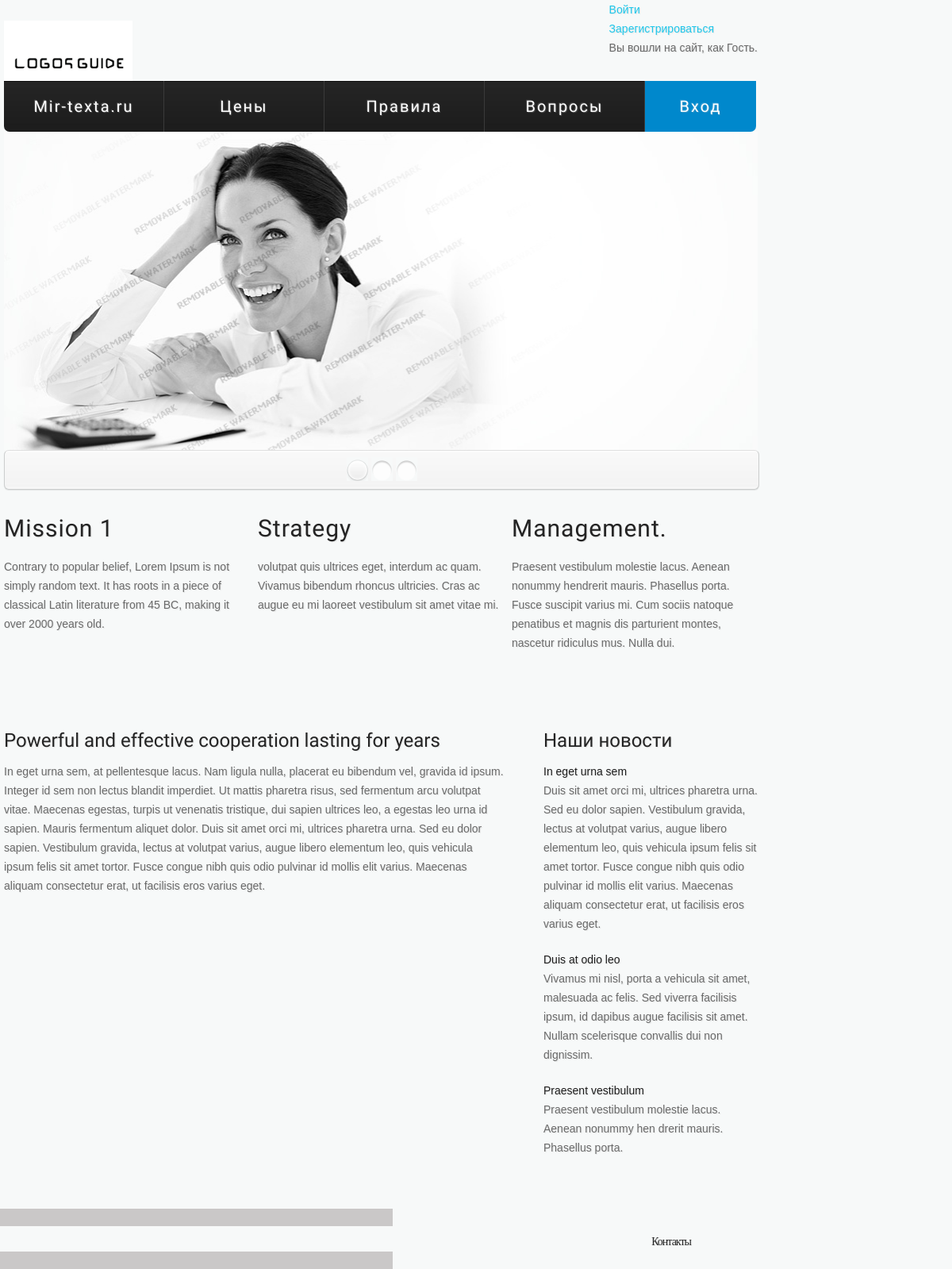
Before: / with the older database file.
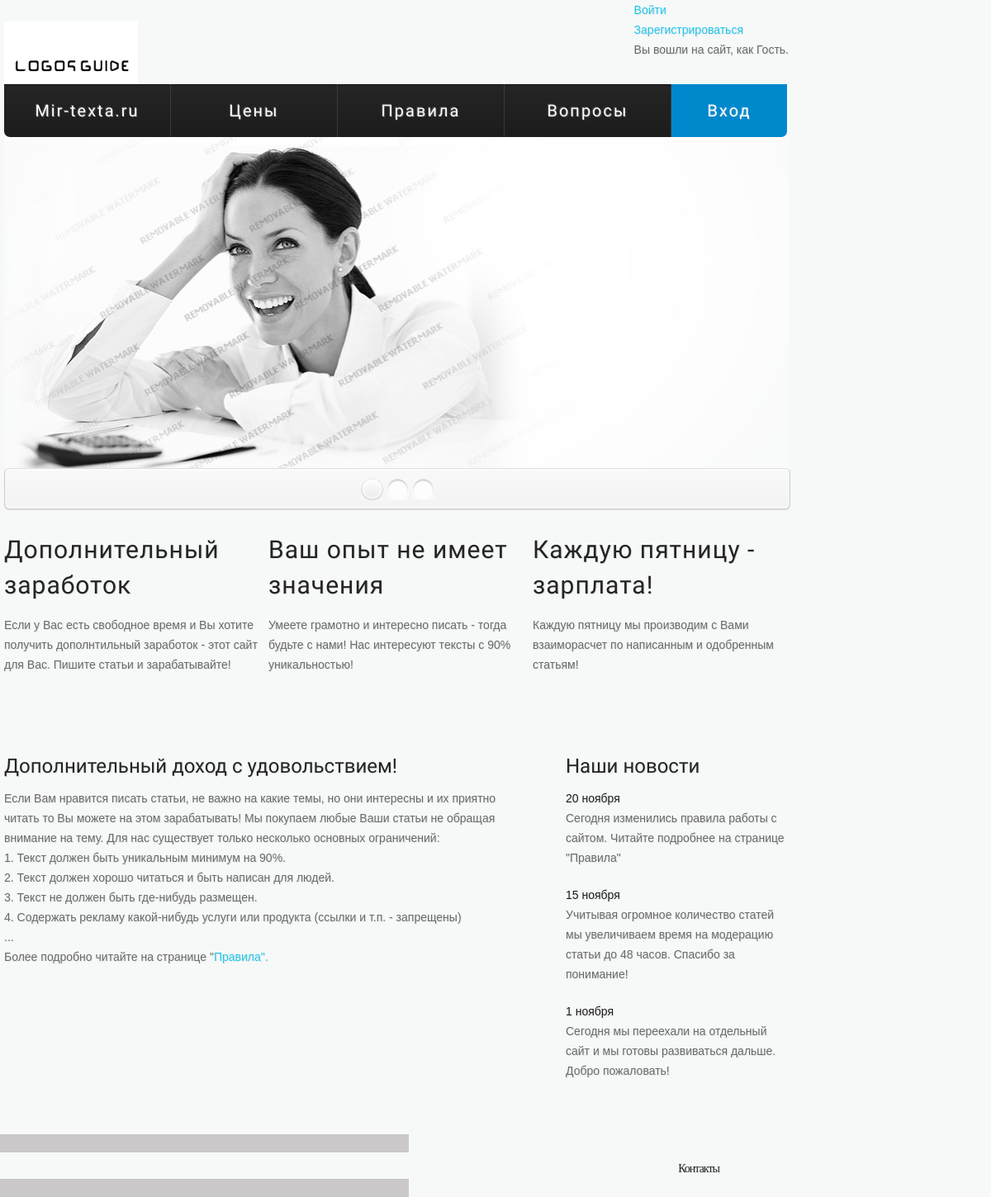
After: the same page with the newer database file.
### tables this page shows
CREATE TABLE IF NOT EXISTS `section_data` (
  `id` int(5) NOT NULL AUTO_INCREMENT,
  `title` varchar(255) NOT NULL,
  `text` text NOT NULL,
  PRIMARY KEY (`id`)
);

CREATE TABLE IF NOT EXISTS `top_new` (
  `id` int(5) NOT NULL AUTO_INCREMENT,
  `title` varchar(255) NOT NULL,
  `text` text NOT NULL,
  `image` varchar(255) NOT NULL,
  PRIMARY KEY (`id`)
);

CREATE TABLE IF NOT EXISTS `news` (
  `id` int(5) NOT NULL AUTO_INCREMENT,
  `title` varchar(255) NOT NULL,
  `text` text NOT NULL,
  `date` date NOT NULL,
  `image` varchar(255) NOT NULL,
  PRIMARY KEY (`id`)
);

### model/pageFormation.php (the view, shortened to what this page needs)
<?php
class pageFormation {
    public function getThesis($var)
    {
        $section_query = "SELECT title,text FROM section_data";
        $section_result = mysql_query($section_query);
        while ($section_row = mysql_fetch_array($section_result)) {
            $section_exit[] = "<h2>".$section_row[0]."</h2>".
                              "<p>".$section_row[1]."</p>";
        }
        return $section_exit[$var];
    }
    public function getTopNews()
    {
        $top_news_query = "SELECT title,text,image FROM top_new";
        $top_news_result = mysql_query($top_news_query);
        $top_news_row = mysql_fetch_array($top_news_result);
        $top_news_exit =                          "<h3 class='pad1'>".$top_news_row[0]."</h3>".
                         "<p>".$top_news_row[1]."</p>";
        return $top_news_exit;
    }
    public function getNews()
    {
        $news_query = "SELECT id,image,title,text FROM news ORDER BY id DESC LIMIT 3";
        $news_result = mysql_query($news_query);
        while ($news_row = mysql_fetch_array($news_result)) {
            $news_exit[] = "<div class='news'>".
                                "<div class='extra-wrap'>".
                                    "<a href='index.php?news_id=$news_row[0]#$news_row[0]' class='link'>".$news_row[2]."</a>".
                                    "<p>".$news_row[3]."</p>".
                                "</div>".
                           "</div>";
        }
        return $news_exit;
    }
}
?>

### index.php (shortened to what this page needs)
<?php
require_once "model/pageFormation.php";
?>
<!DOCTYPE html>
<html>
    <head>
        <link rel="stylesheet" href="css/reset.css" type="text/css" media="screen">
        <link rel="stylesheet" href="css/style.css" type="text/css" media="screen">
    </head>
    <body>
    <div class="bg-top">
            <?php
            if (!isset($news_id) and !isset ($articles_id)) {
                include 'blocks/block_header_index.php';
            } else {
                include 'blocks/block_header.php';
            }
            if (isset($news_id)) {
                include 'blocks/block_news.php';
            }
            elseif (isset($articles_id)) {
                include 'blocks/block_articles.php';
            } else {
                include 'blocks/block_section.php';
                include 'blocks/block_aside.php';
            }
            include 'blocks/block_footer.php';
            ?>
        </div>
    </body>
</html>

### blocks/block_header_index.php (shortened to what this page needs)
<header>
    <div class=" container_24">
        <div class="grid_24">
                <div class="wrapper">
                <h1><a href="index.php" id="logo_bar"><img src="images/logotype.jpg" width="200px"></a></h1>
                <div class="fright">
                <?php
                if (empty($_SESSION['email']) or empty($_SESSION['id'])) {
                    echo "<a href='./cabinet.php?action=enter'>Войти</a><br>";
                    echo "<a href='./cabinet.php?action=registration'>Зарегистрироваться</a><br>";
                    echo "Вы вошли на сайт, как Гость.";
                } else {
                    echo "Вы вошли на сайт, как ".$_SESSION['email']."<br><a href='./cabinet.php?action=cabinet'>В кабинет</a><br>";
                    echo "<a href='./cabinet.php?action=exit'>Выйти</a>";
                }
                ?>
                </div>
            </div>
            <nav class="main_menu">
                <ul class="sf-menu">
                    <li><a href="index.php">Mir-texta.ru</a></li>
                    <li><a href="index.php?articles_id=1">Цены</a></li>
                    <li><a href="about.php">Правила</a></li>
                    <li><a href="faq.php">Вопросы</a></li>
                    <li class="last"><a href="cabinet.php?action=enter">Вход</a></li>
                </ul>
            </nav>
            <?php include 'blocks/block_slideshow.php'; ?>
        </div>
    </div>
</header>

### blocks/block_slideshow.php (shortened to what this page needs)
<div class="slider">
    <div class="flexslider">
        <ul class="slides">
            <li>
                <img src="./images/slideshow/slide1.jpg" alt="">
            </li>
        </ul>
    </div>
</div>

### blocks/block_section.php
<?php $section = new pageFormation(); ?>
<section class="padcontent">
    <div class="container_24">
        <div class="wrapper">
            <div class="grid_8">
                <?php echo $section->getThesis(0); ?>
            </div>
            <div class="grid_8">
                <?php echo $section->getThesis(1); ?>
            </div>
            <div class="grid_8">
                <?php echo $section->getThesis(2); ?>
            </div>
        </div>
    </div>
</section>

### blocks/block_aside.php
<?php $aside = new pageFormation(); ?>
<aside class="bg2">
    <div class="container_24">
        <div class="wrapper">
            <div class="grid_16 suffix_1">
                <div class="wrapper">
                    <?php echo $aside->getTopNews(); ?>
                </div>
            </div>
            <div class="grid_7 padRT">
                <h3>Наши новости</h3>
                    <?php
                    foreach ($aside->getNews() as $k => $news) {
                        echo $news;
                    }
                    ?>
            </div>
        </div>
    </div>
</aside>

### blocks/block_footer.php (shortened to what this page needs)
<footer>
    <div class=" container_24">
        <div class="wrapper">
            <div class="grid_24">
                <ul class="social">
                    <li>Контакты</li>
                </ul>
            </div>
        </div>
    </div>
</footer>

### css/style.css (style rules this page uses)
body { background:#e3e3e3;font:14px/24px Tahoma, Helvetica, sans-serif;color:#6A6A6A;position:relative;min-width:320px;-webkit-text-size-adjust: none; }
html,body { height:100%; text-shadow:-1px -1px 1px rgba(255,255,255,0.2), 1px 1px 1px rgba(255,255,255,0.2), 1px 1px 1px rgba(0,0,0,0.1); }
p { padding-bottom:24px;z-index: 01; }
a { color:#1ec7eb;outline:none;cursor:pointer;text-decoration:none; }
h1,h2,h3,h4,h5,h6 { line-height:1.2em;color:#212121; font-weight:normal; }
h1 { font-size:30px; }
h2 { font-size:30px; color:#242424; letter-spacing:1px;line-height:43px; padding-bottom:15px;font-family: 'Lobster', cursive; }
h3 { font-size:24px; line-height:30px;color:#242424; font-family:'Lobster', sans-serif; padding-bottom:12px; }
img { max-width:100%; height:auto; }
.bg-top { width:100%; background:#f7f9f9 url(../images/top-bg.png) 50% 0 no-repeat; }
.wrapper { width:100%;overflow:hidden;position:relative; }
.extra-wrap { overflow:hidden;display:block; }
.fright { float:right }
header h1 { float:left; padding:26px 0 0 0; font:12px/24px Arial, Helvetica, sans-serif; }
header h1 a { display:inline-block; width:162px; height:76px; }
.slider { width:100%;position:relative; z-index:1; margin:0 auto; height:451px; }
.flexslider { width: 100%; margin: 0; }
.flexslider .slides > li { display: none; }
.flexslider .slides img { max-width: 100%; display: block; }
.slides:after { content: "."; display: block; clear: both; visibility: hidden; line-height: 0; height: 0; }
section.padcontent { padding:27px 0 22px; }
aside.bg2 { width:100%; padding:50px 0 44px 0; }
.news { position:relative; overflow:hidden; }
.news p { padding-bottom:21px }
.link { font:14px/24px Arial, Helvetica, sans-serif; color:#1d1d1d; }
footer { padding:22px 0;font:14px/24px Arial, Helvetica, sans-serif; color:#1d1d1d; }
.social { float:right; position:relative; overflow:hidden; padding:2px 65px 0 0; }
.social li { float:left; margin-left:4px; }
.social li:first-child { font:14px/25px 'Merienda One', cursive; color:#242424; letter-spacing:-1px; padding:5px 7px 0 0; }
.pad1 { padding:0 70px 12px 0; }
footer { padding:22px 0;font:14px/24px Arial, Helvetica, sans-serif; color:#1d1d1d; background:#CAC8C8; }

### css/skeleton.css (style rules this page uses)
.container_24 { position: relative; width: 960px; margin: 0 auto; padding: 0; }
.grid_1, .grid_2, .grid_3, .grid_4, .grid_5, .grid_6, .grid_7, .grid_8, .grid_9, .grid_10, .grid_11, .grid_12, .grid_13, .grid_14, .grid_15, .grid_16, .grid_17, .grid_18, .grid_19, .grid_20, .grid_21, .grid_22, .grid_23, .grid_24 { float: left; display: inline; margin-left:5px; margin-right:5px; }
.container_24 .grid_7 { width: 270px; }
.container_24 .grid_8 { width: 310px; }
.container_24 .grid_16 { width: 630px; }
.container_24 .grid_24 { width: 950px; }
.container_24 .suffix_1 { padding-right:40px; }
.suffix_1 { padding-right:40px; }
.container_24:after { content: "\0020"; display: block; height: 0; clear: both; visibility: hidden; }

### css/superfish.css (style rules this page uses)
.sf-menu, .sf-menu * { margin:0;padding:0;list-style:none; }
.sf-menu li { position:relative; float:left; font:20px 'Scada', sans-serif; text-transform:none;letter-spacing: 2px; width:201px; border-left:1px solid #3a3a3a; }
.sf-menu li:first-child { border:none; }
.sf-menu li.last { width:140px; }
.sf-menu li a { display:block; background:url(../images/nav-tail.jpg) 0 0 repeat-x #0d0d0d; color:#fff; padding:20px 0 20px; text-align:center; }
.sf-menu li:first-child a { border-radius:0px 0 0 7px; }
.sf-menu li.last a { border-radius:0 0px 7px 0; background: #0088CC; }

Changed rows visible on the page:
changed section_data: title "Mission 1" → "Дополнительный заработок"; text "Contrary to popular belief, Lorem Ipsum is not simply random text. It has roots in a piece of classical Latin literature from 45 BC, making it over 2000 years old." → "Если у Вас есть свободное время и Вы хотите получить дополнтильный заработок - этот сайт для Вас. Пишите статьи и зарабатывайте!"
changed section_data: title "Strategy" → "Ваш опыт не имеет значения"; text "volutpat quis ultrices eget, interdum ac quam. Vivamus bibendum rhoncus ultricies. Cras ac augue eu mi laoreet vestibulum sit amet vitae mi." → "Умеете грамотно и интересно писать - тогда будьте с нами! Нас интересуют тексты с 90% уникальностью!"
changed section_data: title "Management." → "Каждую пятницу - зарплата!"; text "Praesent vestibulum molestie lacus. Aenean nonummy hendrerit mauris. Phasellus porta. Fusce suscipit varius mi. Cum sociis natoque penatibus et magnis dis parturient montes, nascetur ridiculus mus. Nulla dui." → "Каждую пятницу мы производим с Вами взаиморасчет по написанным и одобренным статьям!"
changed top_new: title "Powerful and effective cooperation lasting for years" → "Дополнительный доход с удовольствием!"; text "In eget urna sem, at pellentesque lacus. Nam ligula nulla, placerat eu bibendum vel, gravida id ipsum. Integer id sem non lectus blandit imperdiet. Ut mattis pharetra risus, sed fermentum arcu volutpat vitae. Maecenas egestas, turpis ut venenatis tristique, dui sapien ultrices leo, a egestas leo urna id sapien. Mauris fermentum aliquet dolor. Duis sit amet orci mi, ultrices pharetra urna. Sed eu dolor sapien. Vestibulum gravida, lectus at volutpat varius, augue libero elementum leo, quis vehicula ipsum felis sit amet tortor. Fusce congue nibh quis odio pulvinar id mollis elit varius. Maecenas aliquam consectetur erat, ut facilisis eros varius eget." → "Если Вам нравится писать статьи, не важно на какие темы, но они интересны и их приятно читать то Вы можете на этом зарабатывать! Мы покупаем любые Ваши статьи не обращая внимание на тему. Для нас существует только несколько основных ограничений: 1. Текст должен быть уникальным минимум на 90%. 2. Текст должен хорошо читаться и быть написан для людей. 3. Текст не должен быть где-нибудь размещен. 4. Содержать рекламу какой-нибудь услуги или продукта (ссылки и т.п. - запрещены) ... Более подробно читайте на странице \" Правила\"."
changed news: title "In eget urna sem" → "20 ноября"; text "Duis sit amet orci mi, ultrices pharetra urna. Sed eu dolor sapien. Vestibulum gravida, lectus at volutpat varius, augue libero elementum leo, quis vehicula ipsum felis sit amet tortor. Fusce congue nibh quis odio pulvinar id mollis elit varius. Maecenas aliquam consectetur erat, ut facilisis eros varius eget." → "Сегодня изменились правила работы с сайтом. Читайте подробнее на странице \"Правила\""
changed news: title "Duis at odio leo" → "15 ноября"; text "Vivamus mi nisl, porta a vehicula sit amet, malesuada ac felis. Sed viverra facilisis ipsum, id dapibus augue facilisis sit amet. Nullam scelerisque convallis dui non dignissim." → "Учитывая огромное количество статей мы увеличиваем время на модерацию статьи до 48 часов. Спасибо за понимание!"
changed news: title "Praesent vestibulum" → "1 ноября"; text "Praesent vestibulum molestie lacus. Aenean nonummy hen drerit mauris. Phasellus porta." → "Сегодня мы переехали на отдельный сайт и мы готовы развиваться дальше. Добро пожаловать!"
